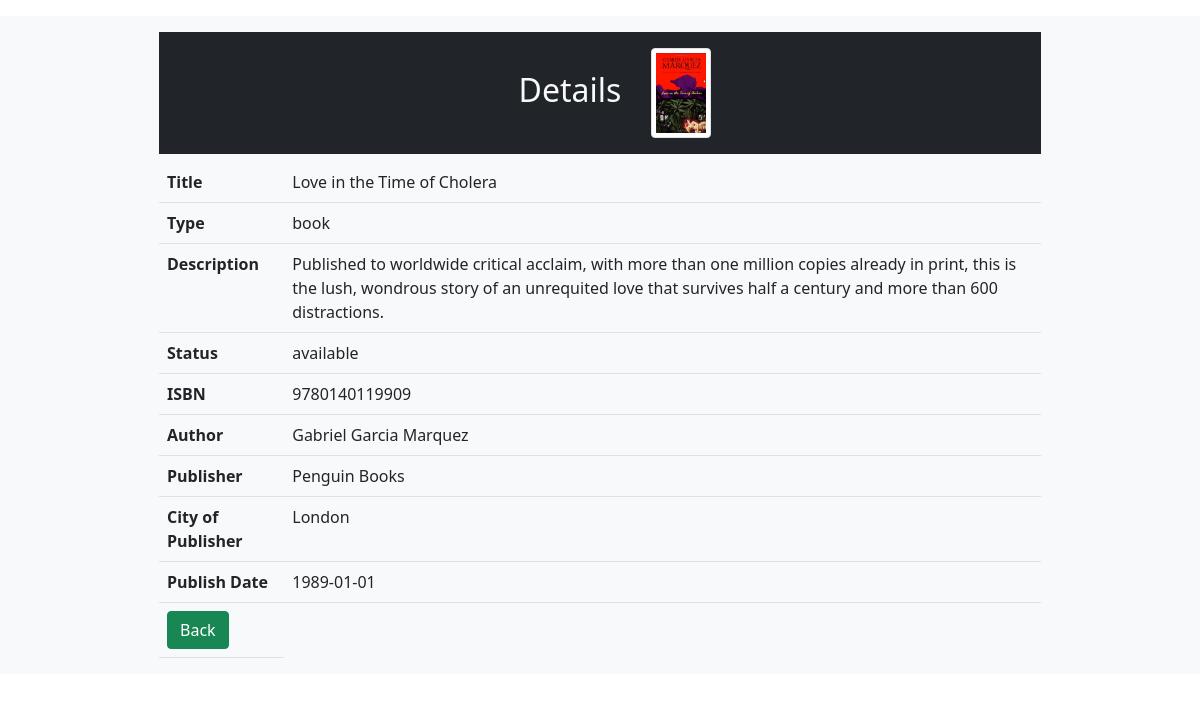
Screenshot of /details.php?id=7 with the database file from the repository.
### tables this page shows
CREATE TABLE `media` (
  `id` int(11) NOT NULL,
  `title` varchar(100) NOT NULL,
  `image` varchar(250) DEFAULT NULL,
  `isbn` bigint(13) DEFAULT NULL,
  `type` varchar(50) NOT NULL,
  `description` varchar(500) DEFAULT NULL,
  `author_fname` varchar(50) DEFAULT NULL,
  `author_lname` varchar(50) DEFAULT NULL,
  `publisher` varchar(50) DEFAULT NULL,
  `publisher_city` varchar(50) DEFAULT NULL,
  `publish_date` date DEFAULT NULL,
  `status` varchar(30) NOT NULL
);

### details.php (the view, shortened to what this page needs)
<?php
require_once 'actions/db_connect.php';
if ($_GET['id']) {
    $id = $_GET['id'];
    $sql = "SELECT * FROM media WHERE id = {$id}";
    $result = mysqli_query($connect, $sql);
    if (mysqli_num_rows($result) == 1) {
        $data = mysqli_fetch_assoc($result);
        $title = $data['title'];
        $description = $data['description'];
        $type = $data['type'];
        $status = $data['status'];
        $image = $data['image'];
        $isbn = $data['isbn'];
        $author_fname = $data['author_fname'];
        $author_lname = $data['author_lname'];
        $publisher = $data['publisher'];
        $publisher_city = $data['publisher_city'];
        $publish_date = $data['publish_date'];
    } else {
        header("location: error.php");
    }
} else {
    header("location: error.php");
}
$bookTable = "";
if ($type == "book") {
    $bookTable = "
    <tr>
        <th>ISBN</th>
        <td>$isbn</td>
    </tr>
    <tr>
        <th>Author</th>
        <td>$author_fname $author_lname</td>
    </tr>
    <tr>
        <th>Publisher</th>
        <td>$publisher</td>
    </tr>
    <tr>
        <th>City of Publisher</th>
        <td>$publisher_city</td>
    </tr>
    <tr>
    <th>Publish Date</th>
    <td>$publish_date</td>
</tr>";
}
?>
<!DOCTYPE html>
<html lang="en">
<head>
    <?php require_once 'components/boot.php' ?>
</head>
<body>
    <div class="container-fluid bg-light mx-auto">
        <fieldset class="w-75 mt-3 mx-auto">
            <legend class='h2 bg-dark text-light text-center p-3 mt-3'>Details<img class='img-thumbnail rounded' src='images/<?php echo $image ?>'></legend>
            <table class="table table-hover">
                <tr>
                    <th>Title</th>
                    <td><?php echo $title ?></td>
                </tr>
                <tr>
                    <th>Type</th>
                    <td><?php echo $type ?></td>
                </tr>
                <tr>
                    <th>Description</th>
                    <td><?php echo $description ?></td>
                </tr>
                <tr>
                    <th>Status</th>
                    <td><?php echo $status ?></td>
                </tr>
                <?php echo $bookTable ?>
                <td><a href="index.php"><button class="btn btn-success" type="button">Back</button></a></td>
            </table>
        </fieldset>
    </div>
</body>
</html>

### details.php (style rules this page uses)
.img-thumbnail { width: 60px !important; height: 90px !important; object-fit: cover; position: relative; left: 30px; }

### rows the page displays
media: image (picture), title "Love in the Time of Cholera", type "book", description "Published to worldwide critical acclaim, with more than one million copies already in print, this is the lush, wondrous story of an unrequited love that survives half a century and more than 600 distractions.", status "available", isbn "9780140119909", author_fname "Gabriel Garcia", author_lname "Marquez", publisher "Penguin Books", publisher_city "London", publish_date "1989-01-01"
